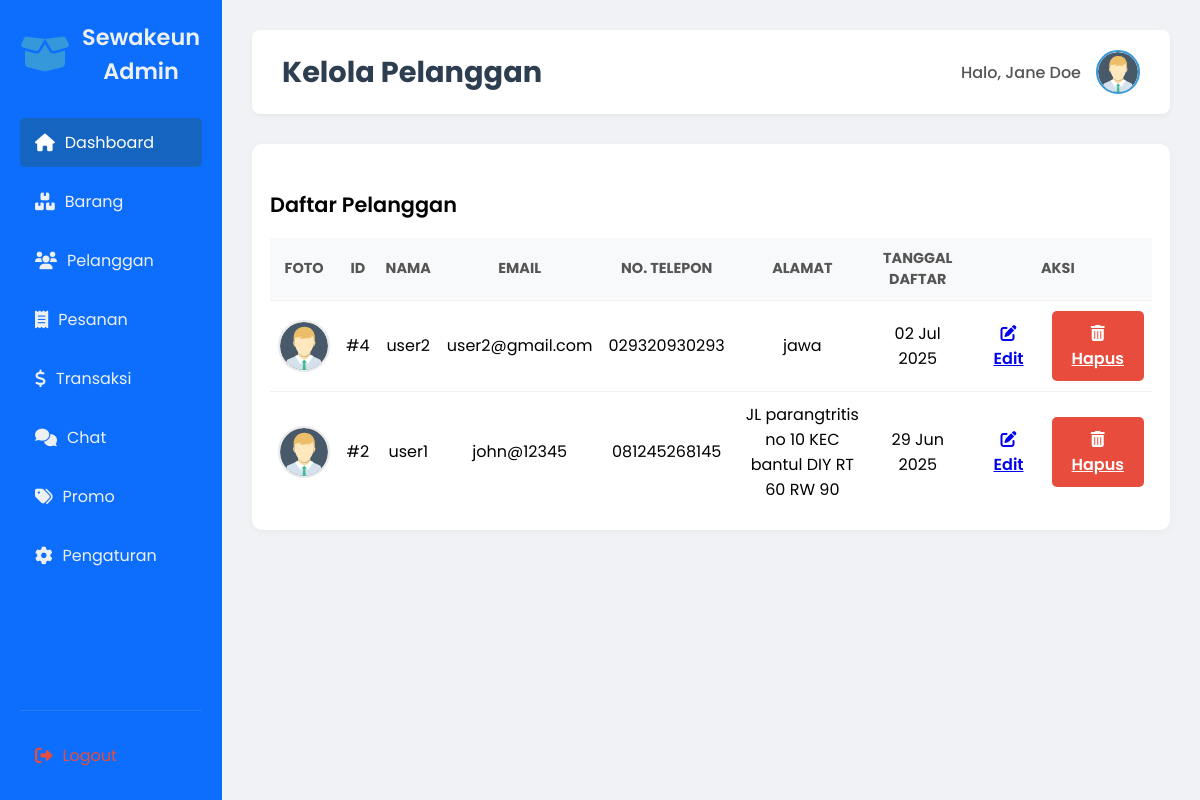
Before: /Admin/pelanggan.php (signed in) with the older database file.
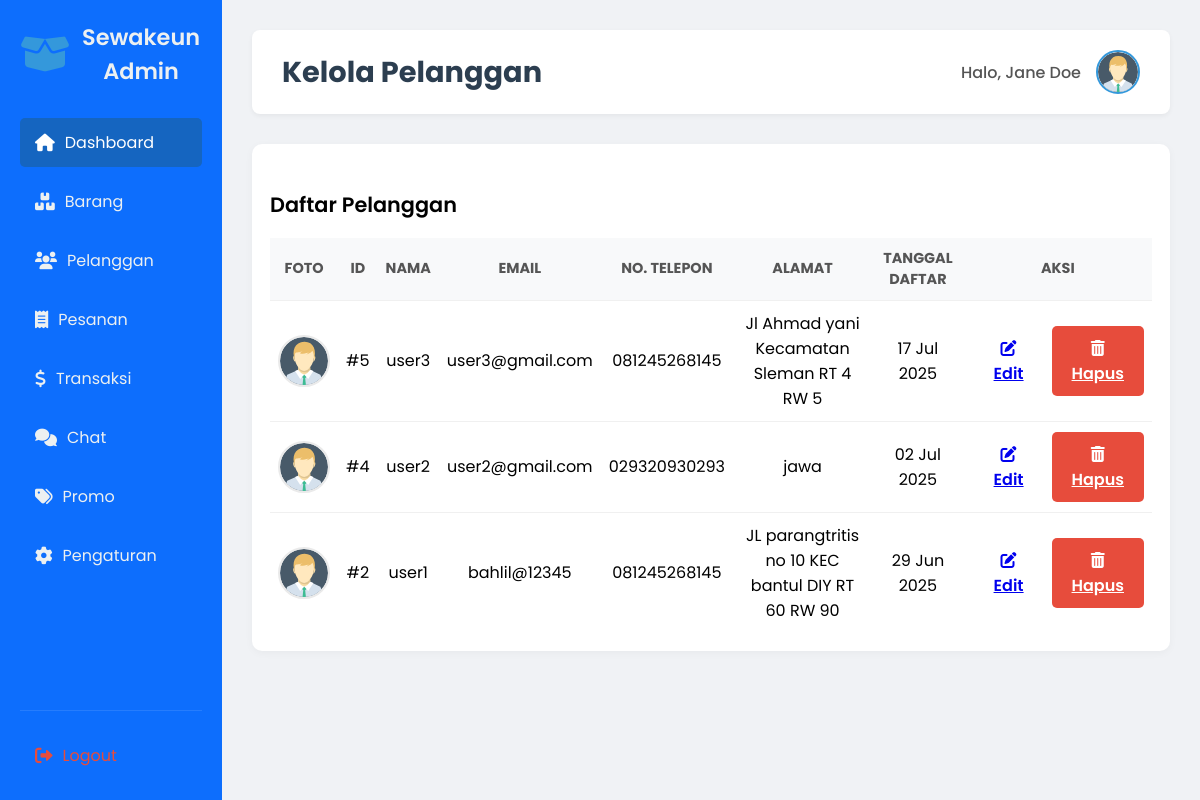
After: the same page with the newer database file.
### tables this page shows
CREATE TABLE `users` (
  `id` int(11) NOT NULL,
  `username` varchar(50) NOT NULL,
  `nama_lengkap` varchar(100) DEFAULT NULL,
  `email` varchar(100) DEFAULT NULL,
  `no_hp` varchar(20) DEFAULT NULL,
  `alamat` varchar(255) DEFAULT NULL,
  `foto_profil` varchar(255) DEFAULT NULL,
  `ktp_image` varchar(255) DEFAULT NULL,
  `saldo` decimal(15,2) NOT NULL DEFAULT '0.00',
  `phone_number` varchar(20) DEFAULT NULL,
  `address` text,
  `profile_picture` varchar(255) DEFAULT NULL,
  `created_at` datetime DEFAULT CURRENT_TIMESTAMP,
  `password` varchar(255) NOT NULL,
  `role` enum('user','admin') NOT NULL
);

### Admin/pelanggan.php (the view, shortened to what the changed rows need)
<?php
include '../koneksi.php';
$pelanggan = mysqli_query($conn, "SELECT * FROM users WHERE role='user' ORDER BY id DESC");
?>
<!DOCTYPE html>
<html lang="id">
<head>
    <link rel="stylesheet" href="style_admin.css">
    <link rel="stylesheet" href="https://cdnjs.cloudflare.com/ajax/libs/font-awesome/6.0.0-beta3/css/all.min.css">
</head>
<body>
    <div class="dashboard-wrapper">
        <main class="main-content">
            <header class="main-header">
                <h2>Kelola Pelanggan</h2>
            </header>
            <section class="customer-management">
                <table>
                    <thead>
                        <tr>
                            <th>Foto</th>
                            <th>ID</th>
                            <th>Nama</th>
                            <th>Email</th>
                            <th>No. Telepon</th>
                            <th>Alamat</th>
                            <th>Tanggal Daftar</th>
                            <th>Aksi</th>
                        </tr>
                    </thead>
                    <tbody>
                        <?php if (mysqli_num_rows($pelanggan) > 0): ?>
                            <?php while($p = mysqli_fetch_assoc($pelanggan)): ?>
                                <tr>
                                    <td>
                                        <?php if($p['profile_picture']): ?>
                                            <img src="../<?= htmlspecialchars($p['profile_picture']) ?>" alt="Profile Picture" class="customer-profile-picture">
                                        <?php else: ?>
                                            <img src="../assets/images/account-avatar-profile-user-6-svgrepo-com.svg" alt="Default Avatar" class="customer-profile-picture">
                                        <?php endif; ?>
                                    </td>
                                    <td>#<?= htmlspecialchars($p['id']) ?></td>
                                    <td><?= htmlspecialchars($p['username']) ?></td>
                                    <td><?= htmlspecialchars($p['email']) ?></td>
                                    <td><?= htmlspecialchars($p['no_hp']) ?></td>
                                    <td><?= htmlspecialchars($p['alamat']) ?></td>
                                    <td><?= htmlspecialchars(date('d M Y', strtotime($p['created_at']))) ?></td>
                                    <td>
                                        <div class="action-buttons">
                                            <a href="edit_pelanggan.php?id=<?= $p['id'] ?>" class="btn btn-success"><i class="fas fa-edit"></i> Edit</a>
                                            <a href="?hapus=<?= $p['id'] ?>" class="btn btn-danger" onclick="return confirm('Hapus pelanggan ini?')"><i class="fas fa-trash-alt"></i> Hapus</a>
                                        </div>
                                    </td>
                                </tr>
                            <?php endwhile; ?>
                        <?php else: ?>
                            <tr>
                                <td colspan="8">Belum ada pelanggan.</td>
                            </tr>
                        <?php endif; ?>
                    </tbody>
                </table>
            </section>
        </main>
    </div>
</body>
</html>

Changed rows visible on the page:
added users: id "5", username "user3", email "user3@gmail.com", no_hp "081245268145", alamat "Jl Ahmad yani Kecamatan Sleman RT 4 RW 5", created_at "17 Jul 2025"
changed users "user1": email "john@12345" → "bahlil@12345"
